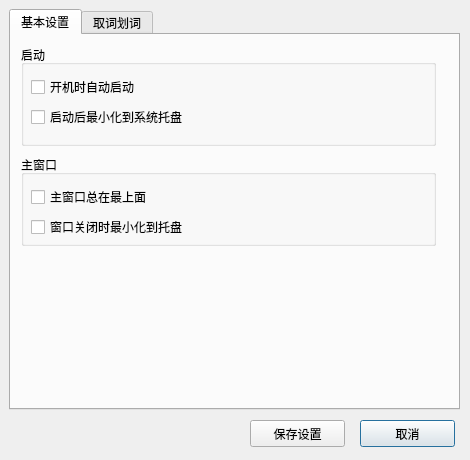
<?xml version="1.0" encoding="UTF-8"?>
<ui version="4.0">
 <class>YoudaoSettingDialog</class>
 <widget class="QDialog" name="YoudaoSettingDialog">
  <property name="windowModality">
   <enum>Qt::WindowModal</enum>
  </property>
  <property name="geometry">
   <rect>
    <x>0</x>
    <y>0</y>
    <width>470</width>
    <height>460</height>
   </rect>
  </property>
  <property name="minimumSize">
   <size>
    <width>470</width>
    <height>460</height>
   </size>
  </property>
  <property name="maximumSize">
   <size>
    <width>470</width>
    <height>460</height>
   </size>
  </property>
  <property name="windowTitle">
   <string>软件设置</string>
  </property>
  <widget class="QWidget" name="verticalLayoutWidget">
   <property name="geometry">
    <rect>
     <x>9</x>
     <y>9</y>
     <width>451</width>
     <height>401</height>
    </rect>
   </property>
   <layout class="QVBoxLayout" name="verticalLayout">
    <item>
     <widget class="QTabWidget" name="tabWidget">
      <property name="currentIndex">
       <number>0</number>
      </property>
      <widget class="QWidget" name="basicTab">
       <attribute name="title">
        <string>基本设置</string>
       </attribute>
       <widget class="QGroupBox" name="groupBox">
        <property name="geometry">
         <rect>
          <x>10</x>
          <y>10</y>
          <width>415</width>
          <height>101</height>
         </rect>
        </property>
        <property name="title">
         <string>启动</string>
        </property>
        <widget class="QWidget" name="verticalLayoutWidget_2">
         <property name="geometry">
          <rect>
           <x>10</x>
           <y>30</y>
           <width>401</width>
           <height>56</height>
          </rect>
         </property>
         <layout class="QVBoxLayout" name="verticalLayout_2">
          <item>
           <widget class="QCheckBox" name="bootStartCheck">
            <property name="text">
             <string>开机时自动启动</string>
            </property>
           </widget>
          </item>
          <item>
           <widget class="QCheckBox" name="startMinCheck">
            <property name="text">
             <string>启动后最小化到系统托盘</string>
            </property>
           </widget>
          </item>
         </layout>
        </widget>
       </widget>
       <widget class="QGroupBox" name="groupBox_2">
        <property name="geometry">
         <rect>
          <x>10</x>
          <y>120</y>
          <width>415</width>
          <height>91</height>
         </rect>
        </property>
        <property name="title">
         <string>主窗口</string>
        </property>
        <widget class="QWidget" name="verticalLayoutWidget_4">
         <property name="geometry">
          <rect>
           <x>10</x>
           <y>30</y>
           <width>401</width>
           <height>56</height>
          </rect>
         </property>
         <layout class="QVBoxLayout" name="verticalLayout_4">
          <item>
           <widget class="QCheckBox" name="topMostCheck">
            <property name="text">
             <string>主窗口总在最上面</string>
            </property>
           </widget>
          </item>
          <item>
           <widget class="QCheckBox" name="closeToTrayCheck">
            <property name="text">
             <string>窗口关闭时最小化到托盘</string>
            </property>
           </widget>
          </item>
         </layout>
        </widget>
       </widget>
      </widget>
      <widget class="QWidget" name="getwordTab">
       <attribute name="title">
        <string>取词划词</string>
       </attribute>
       <widget class="QCheckBox" name="ocrEnableCheckButton">
        <property name="geometry">
         <rect>
          <x>8</x>
          <y>10</y>
          <width>421</width>
          <height>24</height>
         </rect>
        </property>
        <property name="text">
         <string>启用屏幕取词</string>
        </property>
       </widget>
       <widget class="QScrollArea" name="scrollArea">
        <property name="geometry">
         <rect>
          <x>10</x>
          <y>40</y>
          <width>421</width>
          <height>71</height>
         </rect>
        </property>
        <property name="widgetResizable">
         <bool>true</bool>
        </property>
        <widget class="QWidget" name="scrollAreaWidgetContents">
         <property name="geometry">
          <rect>
           <x>0</x>
           <y>0</y>
           <width>419</width>
           <height>69</height>
          </rect>
         </property>
         <widget class="QLabel" name="label">
          <property name="geometry">
           <rect>
            <x>6</x>
            <y>8</y>
            <width>64</width>
            <height>24</height>
           </rect>
          </property>
          <property name="text">
           <string>取词方式</string>
          </property>
         </widget>
         <widget class="QRadioButton" name="ocrRadio_0">
          <property name="geometry">
           <rect>
            <x>70</x>
            <y>8</y>
            <width>91</width>
            <height>24</height>
           </rect>
          </property>
          <property name="text">
           <string>鼠标取词</string>
          </property>
         </widget>
         <widget class="QRadioButton" name="ocrRadio_3">
          <property name="geometry">
           <rect>
            <x>160</x>
            <y>8</y>
            <width>121</width>
            <height>24</height>
           </rect>
          </property>
          <property name="text">
           <string>鼠标中键取词</string>
          </property>
         </widget>
         <widget class="QRadioButton" name="ocrRadio_4">
          <property name="geometry">
           <rect>
            <x>280</x>
            <y>8</y>
            <width>114</width>
            <height>24</height>
           </rect>
          </property>
          <property name="text">
           <string>Alt+鼠标取词</string>
          </property>
         </widget>
         <widget class="QRadioButton" name="ocrRadio_1">
          <property name="geometry">
           <rect>
            <x>70</x>
            <y>40</y>
            <width>121</width>
            <height>24</height>
           </rect>
          </property>
          <property name="text">
           <string>Ctrl+鼠标取词</string>
          </property>
         </widget>
         <widget class="QRadioButton" name="ocrRadio_2">
          <property name="geometry">
           <rect>
            <x>280</x>
            <y>40</y>
            <width>131</width>
            <height>24</height>
           </rect>
          </property>
          <property name="text">
           <string>Shift+鼠标取词</string>
          </property>
         </widget>
        </widget>
       </widget>
       <widget class="QCheckBox" name="strokeEnableCheckButton">
        <property name="geometry">
         <rect>
          <x>10</x>
          <y>140</y>
          <width>421</width>
          <height>24</height>
         </rect>
        </property>
        <property name="text">
         <string>启用划词释义</string>
        </property>
       </widget>
       <widget class="QScrollArea" name="scrollArea_2">
        <property name="geometry">
         <rect>
          <x>10</x>
          <y>170</y>
          <width>421</width>
          <height>81</height>
         </rect>
        </property>
        <property name="widgetResizable">
         <bool>true</bool>
        </property>
        <widget class="QWidget" name="scrollAreaWidgetContents_2">
         <property name="geometry">
          <rect>
           <x>0</x>
           <y>0</y>
           <width>419</width>
           <height>79</height>
          </rect>
         </property>
         <widget class="QLabel" name="label_2">
          <property name="geometry">
           <rect>
            <x>6</x>
            <y>10</y>
            <width>64</width>
            <height>24</height>
           </rect>
          </property>
          <property name="text">
           <string>展示方式</string>
          </property>
         </widget>
         <widget class="QRadioButton" name="strokeRadio_0">
          <property name="geometry">
           <rect>
            <x>70</x>
            <y>10</y>
            <width>131</width>
            <height>24</height>
           </rect>
          </property>
          <property name="text">
           <string>展示划词图标</string>
          </property>
         </widget>
         <widget class="QRadioButton" name="strokeRadio_1">
          <property name="geometry">
           <rect>
            <x>240</x>
            <y>10</y>
            <width>131</width>
            <height>24</height>
           </rect>
          </property>
          <property name="text">
           <string>直接展示结果</string>
          </property>
         </widget>
         <widget class="QRadioButton" name="strokeRadio_2">
          <property name="geometry">
           <rect>
            <x>70</x>
            <y>40</y>
            <width>161</width>
            <height>24</height>
           </rect>
          </property>
          <property name="text">
           <string>双击Ctrl后展示结果</string>
          </property>
         </widget>
        </widget>
       </widget>
      </widget>
     </widget>
    </item>
   </layout>
  </widget>
  <widget class="QPushButton" name="cancelButton">
   <property name="geometry">
    <rect>
     <x>360</x>
     <y>420</y>
     <width>95</width>
     <height>27</height>
    </rect>
   </property>
   <property name="text">
    <string>取消</string>
   </property>
  </widget>
  <widget class="QPushButton" name="saveButton">
   <property name="geometry">
    <rect>
     <x>250</x>
     <y>420</y>
     <width>95</width>
     <height>27</height>
    </rect>
   </property>
   <property name="text">
    <string>保存设置</string>
   </property>
  </widget>
 </widget>
 <resources/>
 <connections/>
</ui>
